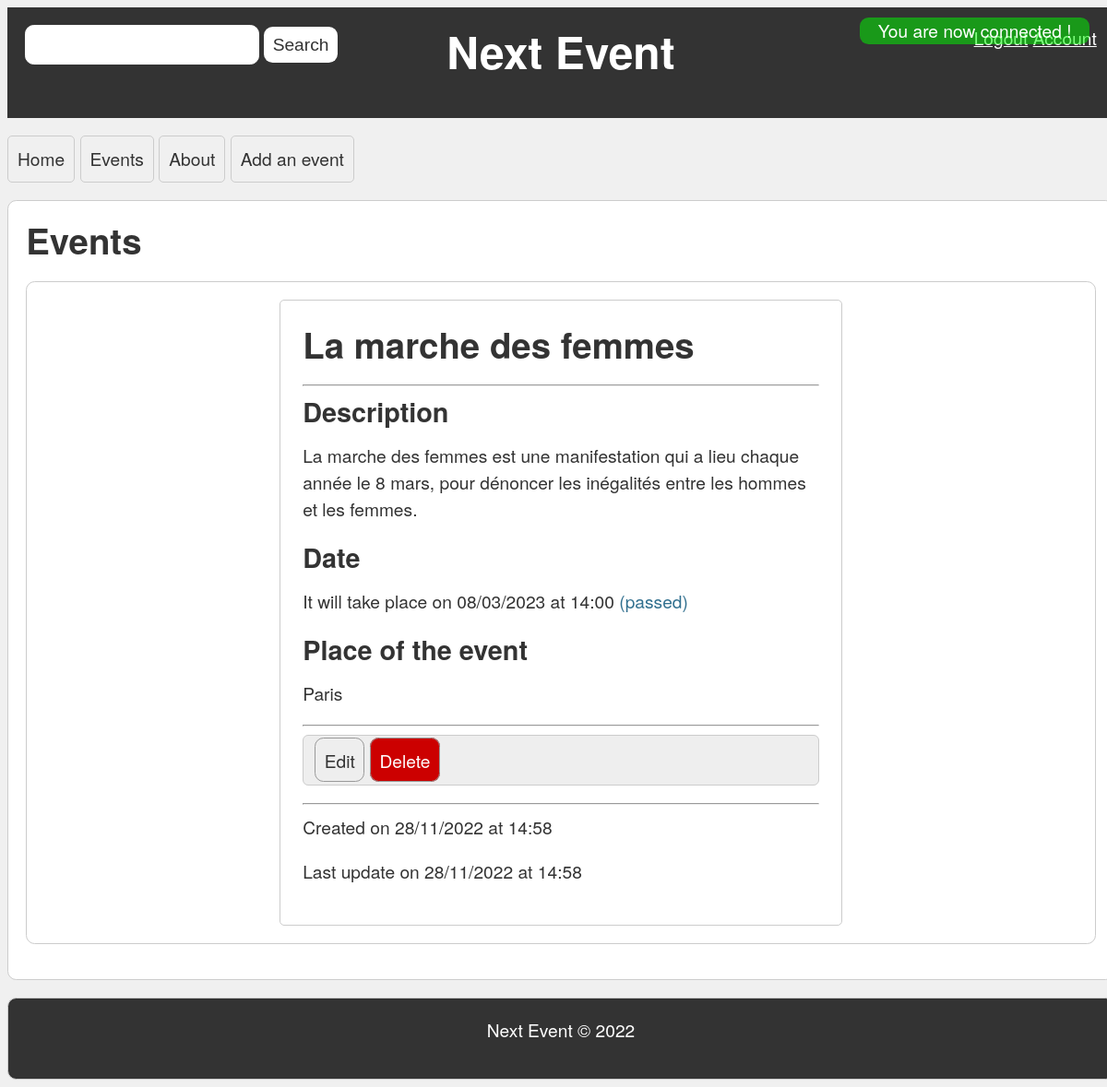
/events.php/event/show/event_6384be79f41222.05062032 (signed in), run on the app's committed database.
### tables this page shows
CREATE TABLE `events` (
  `id` varchar(255) NOT NULL,
  `name` varchar(255) NOT NULL,
  `description` text NOT NULL,
  `date` datetime NOT NULL,
  `place` varchar(255) NOT NULL,
  `image` varchar(255) NOT NULL DEFAULT '',
  `dateCreation` datetime NOT NULL DEFAULT current_timestamp(),
  `dateUpdate` datetime NOT NULL DEFAULT current_timestamp() ON UPDATE current_timestamp(),
  `user_id` varchar(255) NOT NULL DEFAULT ''
);

### src/vue/EventView.php (called while the page is built, shortened)
<?php
class EventView extends WebView
{
    public function __construct(Router $router, ?array $feedback = null)
    {
        $this->user = AuthenticationManager::getUser();
    }
    public function makeEventPage(string $id, Event $event): void
    {
        include "templates/events/event.php";
    }
}

### src/controller/EventController.php (called while the page is built, shortened)
<?php
class EventController extends Controller
{
    private Storage $eventStorage;
    private ?string $param;
    public function __construct(WebView $eventView, Storage $storage, Storage $userStorage, ?string $param)
    {
        $this->eventStorage = $storage;
        $this->param = $param;
    }
    public function show(): void
    {
        $event = $this->eventStorage->read($this->param);
        if ($event === null) {
            $this->getWebView()->makeUnknownEventPage();
        } else {
            $this->getWebView()->makeEventPage($this->param, $event);
        }
    }
}

### src/Router.php (called while the page is built, shortened)
<?php
class Router
{
    private Storage $storage;
    private UserStorage $userStorage;
    private Controller $controller;
    public function __construct(Storage $storage, UserStorage $userStorage, bool $debug = false)
    {
        $this->storage = $storage;
        $this->userStorage = $userStorage;
        $this->debug = $debug;
        $this->view = new ErrorView($this, $this->debug);
        $this->controller = new ErrorController($this->view, $this->debug);
    }
    public function route(): void
    {
        $request = "";
        if (array_key_exists("PATH_INFO", $_SERVER)) {
            $request = Input::sanitizeFullSpecialChars($_SERVER["PATH_INFO"]);
        } else {
            $this->redirect("event/home");
        }
        $page = strtok($request, '/');
        $action = strtok('/');
        $parameter = strtok('/');
        $feedback = $_SESSION['feedback'] ?? null;
        try {
            switch ($page) {
                case 'event':
                    $this->view = new EventView($this, $feedback);
                    $this->controller = new EventController($this->view, $this->storage, $this->userStorage, $parameter);
                    break;
            }
            if (method_exists($this->controller, $action)) {
                $this->controller->$action();
            } else {
                throw new NotPageFoundException();
            }
        } catch (Exception $e) {
            $this->error($e);
        }
    }
    public function getUpdateEventPage(string $id): string
    {
        return $_SERVER['SCRIPT_NAME'] . '/event/edit/' . $id;
    }
    public function getDeleteEventPage(string $id): string
    {
        return $_SERVER['SCRIPT_NAME'] . '/event/delete/' . $id;
    }
}

### events.php (called while the page is built, shortened)
<?php
require_once 'src/utils/AutoLoader.php';
$dsn = "mysql:host=" . DB_HOST . ";port=" . DB_PORT . ";dbname=" . DB_NAME . ";charset=utf8mb4";
$pdo = new PDO($dsn, DB_USER, DB_PASSWORD);
$eventsStorage = new EventStorageMySQL($pdo);
$usersStorage = new UserStorageMysql($pdo);
$router = new Router($eventsStorage, $usersStorage, true);
$router->route();

### src/model/event/Event.php (called while the page is built, shortened)
<?php
class Event
{
    private string $name;
    private string $description;
    private string $date;
    private string $place;
    private string $dateCreation;
    private string $dateUpdate;
    public function __construct(string $name, string $description, string $date, string $place, string $image = "", string $dateCreation = "", string $dateUpdate = "")
    {
        $this->name = $name;
        $this->description = $description;
        $this->date = $date;
        $this->place = $place;
        $this->dateCreation = $dateCreation === "" ? date("Y-m-d H:i:s") : $dateCreation;
        $this->dateUpdate = $dateUpdate === "" ? date("Y-m-d H:i:s") : $dateUpdate;
    }
    public function getName(): string
    {
        return $this->name;
    }
    public function getDescription(): string
    {
        return $this->description;
    }
    public function getDate(): string
    {
        return $this->date;
    }
    public function getPlace(): string
    {
        return $this->place;
    }
    public function getDateCreation(): string
    {
        return $this->dateCreation;
    }
    public function getDateUpdate(): string
    {
        return $this->dateUpdate;
    }
}

### src/model/event/EventStorageMySQL.php (called while the page is built, shortened)
<?php
class EventStorageMySQL implements Storage
{
    private PDO $database;
    public function __construct($database)
    {
        $this->database = $database;
        $this->database->setAttribute(PDO::ATTR_ERRMODE, PDO::ERRMODE_EXCEPTION);
    }
    public function read(string $id): ?Event
    {
        $statement = $this->database->prepare("SELECT * FROM events WHERE id = :id");
        $statement->execute(["id" => $id]);
        $event = $statement->fetch(PDO::FETCH_ASSOC);
        if ($event !== false) {
            return new EventDb($event["user_id"], $event["name"], $event["description"], $event["date"], $event["place"], $event["image"], $event["dateCreation"], $event["dateUpdate"]);
        }
        return null;
    }
}

### src/utils/AutoLoader.php (called while the page is built, shortened)
<?php
class AutoLoader
{
    public static function load(string $class): void
    {
        $class = str_replace('\\', '/', $class);
        if (strpos($class, 'App') === 0) {
            $class = substr($class, 4);
        }
        $class .= '.php';
    }
}

### src/model/user/AuthenticationManager.php (called while the page is built, shortened)
<?php
class AuthenticationManager
{
    public static function isConnected(): bool
    {
        return array_key_exists('user', $_SESSION) && $_SESSION['user'] !== null;
    }
    public static function getUser(): ?User
    {
        return self::isConnected() ? $_SESSION['user'] : null;
    }
}

### src/model/user/User.php (called while the page is built, shortened)
<?php
class User
{
    private string $status;
    public function getStatus(): string
    {
        return $this->status;
    }
}

### src/vue/WebView.php (called while the page is built, shortened)
<?php
class WebView implements View
{
    private Router $router;
    public function __construct(Router $router, array $feedback = null)
    {
        $this->router = $router;
    }
    public function render(): void
    {
        include 'templates/template.php';
    }
    public function getRouter(): Router
    {
        return $this->router;
    }
}

### src/vue/templates/events/event.php (the view, shortened to what this page needs)
<section class="event show">
    <h2>
        <?= $event->getName() ?>
    </h2>
    <hr>
    <h3>
        Description
    </h3>
    <p>
        <?= $event->getDescription() ?>
    </p>
    <h3>
        Date
    </h3>
    <p>
        It will take place on <?= (new DateTime($event->getDate()))->format("d/m/Y") ?>
        at <?= (new DateTime($event->getDate()))->format("H:i") ?>
        <?php if (new DateTime($event->getDate()) < new DateTime()): ?>
            <span class="text-info"> (passed)</span>
        <?php endif; ?>
    </p>
    <h3>
        Place of the event
    </h3>
    <p>
        <?= $event->getPlace() ?>
    </p>
    <hr>
    <section class="actions">
        <?php if ($this->user->getStatus() === "admin" || $this->user->getId() === $event->getUserId()): ?>
            <a href="<?= $this->getRouter()->getUpdateEventPage($id) ?>" class="btn btn-primary">Edit</a>
            <a href="<?= $this->getRouter()->getDeleteEventPage($id) ?>" class="btn btn-danger">Delete</a>
        <?php endif; ?>
    </section>
    <hr>
    <p>
        Created on <?= (new DateTime($event->getDateCreation()))->format("d/m/Y") ?>
        at <?= (new DateTime($event->getDateCreation()))->format("H:i") ?>
    </p>
    <p>
        Last update on <?= (new DateTime($event->getDateUpdate()))->format("d/m/Y") ?>
        at <?= (new DateTime($event->getDateUpdate()))->format("H:i") ?>
    </p>
</section>

### assets/css/global.css (style rules this page uses)
body { background-color: #f0f0f0; font-family: "Helvetica Neue", Helvetica, Arial, sans-serif; font-size: 1.2em; line-height: 1.5em; color: #333; width: 100%; }
h1, h2, h3, h4, h5, h6 { margin: 0 0 0.5em 0; padding: 0; }
h2 { font-size: 2em; line-height: 1.25em; }
h3 { font-size: 1.5em; line-height: 1.3em; margin-bottom: 0.5em; }
a { color: #333; text-decoration: none; }
p { margin: 0 0 1em 0; padding: 0; }
.text-info { color: #31708f; }
.btn { padding: 0.5em; border: 1px solid #999; border-radius: 0.5em; font-size: 1em; }

### assets/css/event.css (style rules this page uses)
.event { width: 50%; margin: 0 auto; padding: 1.25em; border: 0.0625em solid #ccc; border-radius: 5px; }
.event .actions { margin-bottom: 1em; border: 0.063em solid #ccc; border-radius: 0.313em; padding: 0.625em; background: #eee; }
.event .btn-danger { background: #c00; color: #fff; }

### data on the page
events: name "La marche des femmes", description "La marche des femmes est une manifestation qui a lieu chaque année le 8 mars, pour dénoncer les inégalités entre les hommes et les femmes.", date "08/03/2023", date "14:00", place "Paris", dateCreation "28/11/2022", dateCreation "14:58", dateUpdate "28/11/2022", dateUpdate "14:58"

### other printed values
$name "Home"
$name "Events"
$name "About"
$name "Add an event"
$this->getTitle() "Events"
